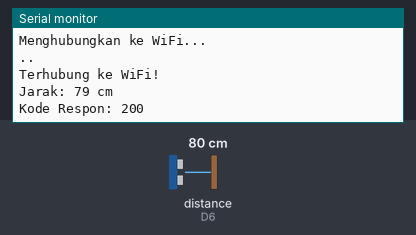
A sketch run on a simulated ESP8266 (NodeMCU). On the bench: the last lines printed to the serial monitor. Wiring (inferred from the names in the program): ultrasonic range finder: trigger D5; echo D6. The inputs (shaded band) are chosen by the test bench; at power-on: distance to the obstacle (sensor on D6) 80 cm. The echo pulse lasts 58.3 µs per cm; WiFi joins after 1.5 s; servers stay silent unless stated; uploads are accepted with an empty reply.

Above: at 3.2 s.
3.3 s: distance to the obstacle (sensor on D6) set to 2 cm
At 7.36 s:
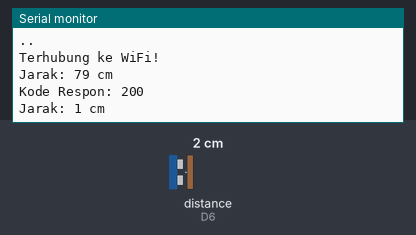
9.0 s: distance to the obstacle (sensor on D6) set to 4 cm
At 13.8 s:
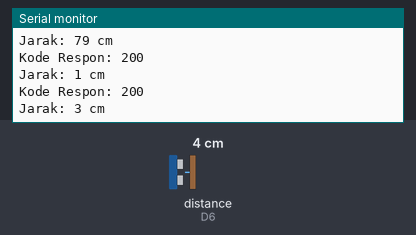
Timing chart, 0 to 15.3 s (numbered marks = the images above; inputs shaded):
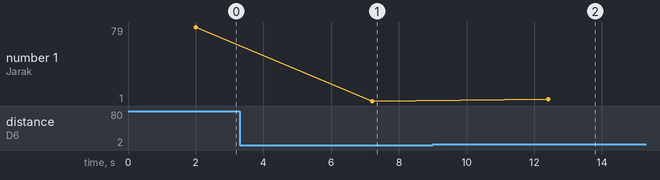

Measured:
- after the input at 3.3 s, the serial monitor: prints a new line after 3.9 s (image 1)
- after the input at 9.0 s, the serial monitor: prints a new line after 3.4 s (image 2)
- plotted number 1: 79 → 1 after the input at 3.3 s, 1 → 3 after the input at 9.0 s

The sketch:

tempatsampah.ino
```cpp
#include <ESP8266WiFi.h>
#include <ESP8266HTTPClient.h>

const char* ssid = "Lilik label";  // Ganti dengan SSID WiFi kamu
const char* password = "liliklabel82";  // Ganti dengan password WiFi kamu
const char* serverUrl = "http://192.168.0.103/tempatsampah/update_status.php"; // Ubah dengan IP Laragon kamu

#define TRIG_PIN D5
#define ECHO_PIN D6

WiFiClient client;
String lastStatus = ""; // Menyimpan status terakhir

void setup() {
    Serial.begin(115200);
    WiFi.begin(ssid, password);

    pinMode(TRIG_PIN, OUTPUT);
    pinMode(ECHO_PIN, INPUT);

    Serial.println("Menghubungkan ke WiFi...");
    while (WiFi.status() != WL_CONNECTED) {
        delay(1000);
        Serial.print(".");
    }
    Serial.println("\nTerhubung ke WiFi!");
}

void loop() {
    long duration;
    int distance;

    // Kirim sinyal trigger ke sensor ultrasonik
    digitalWrite(TRIG_PIN, LOW);
    delayMicroseconds(2);
    digitalWrite(TRIG_PIN, HIGH);
    delayMicroseconds(10);
    digitalWrite(TRIG_PIN, LOW);

    // Baca waktu pantulan sinyal
    duration = pulseIn(ECHO_PIN, HIGH);
    distance = duration * 0.034 / 2; // Konversi ke cm

    Serial.print("Jarak: ");
    Serial.print(distance);
    Serial.println(" cm");

    String currentStatus = (distance < 10) ? "penuh" : "kosong";

    // Kirim data hanya jika status berubah
    if (currentStatus != lastStatus) {
        sendNotification(currentStatus);
        lastStatus = currentStatus;
    }

    delay(5000); // Cek setiap 5 detik
}

void sendNotification(String status) {
    if (WiFi.status() == WL_CONNECTED) {
        HTTPClient http;
        String postData = "status=" + status + "&id_tempat_sampah=1";

        http.begin(client, serverUrl);
        http.addHeader("Content-Type", "application/x-www-form-urlencoded");

        int httpResponseCode = http.POST(postData);
        Serial.print("Kode Respon: ");
        Serial.println(httpResponseCode);

        http.end();
    } else {
        Serial.println("Gagal mengirim, tidak ada koneksi WiFi!");
    }
}
```
